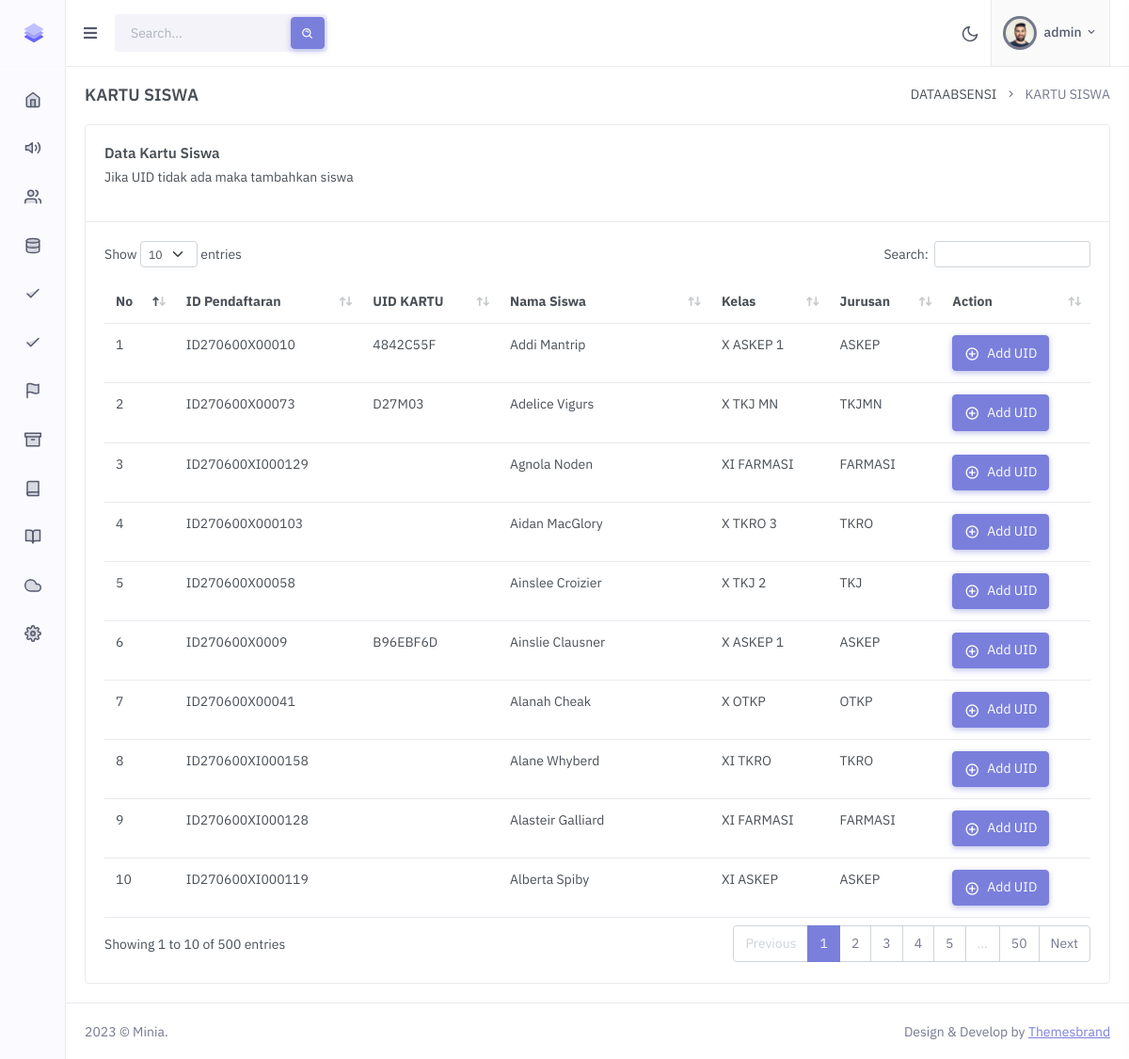
/dataabsensi/kartu-siswa.php (signed in), run on the app's committed database.
### tables this page shows
CREATE TABLE `datasiswa` (
  `id` int(11) NOT NULL,
  `idpendaftaran` text NOT NULL,
  `namasiswa` varchar(60) NOT NULL,
  `nisn` varchar(60) DEFAULT NULL,
  `nis` varchar(60) DEFAULT NULL,
  `idlevel` varchar(60) NOT NULL,
  `idkelas` varchar(60) NOT NULL,
  `idjurusan` varchar(60) DEFAULT NULL,
  `foto` text NOT NULL
);

CREATE TABLE `card` (
  `idpendaftaran` varchar(60) NOT NULL,
  `uid` varchar(60) DEFAULT NULL
);

### config/get.php (called while the page is built, shortened)
<?php
    require_once "../config/db.php";
    $sql = 'SELECT * FROM datasiswa JOIN card ON datasiswa.idpendaftaran=card.idpendaftaran GROUP BY datasiswa.namasiswa ASC';
    $stmt = $db->prepare($sql);
    $stmt->execute();
    $card = $stmt->fetchAll(PDO::FETCH_ASSOC);
?>

### dataabsensi/kartu-siswa.php (the view, shortened to what this page needs)
<?php
    require_once "../layouts/head.php";
?>
<div class="row">
    <div class="col-12">
        <div class="card">
            <div class="card-header">
                <h4 class="card-title">Data Kartu Siswa</h4>
                <p class="card-title-des">Jika UID tidak ada maka tambahkan siswa</p>
            </div>
            <div class="card-body">
                <table id="datatable" class="table table-stripped dt-responsive  nowrap w-100">
                    <thead>
                        <tr>
                            <th>No</th>
                            <th>ID Pendaftaran</th>
                            <th>UID KARTU</th>
                            <th>Nama Siswa</th>
                            <th>Kelas</th>
                            <th>Jurusan</th>
                            <th>Action</th>
                        </tr>
                    </thead>
                    <tbody>
                        <?php $no=1;?>
                        <?php foreach($card as $c):?>
                            <tr>
                                <td><?php echo $no; ?></td>
                                <td><?php echo $c['idpendaftaran']?></td>
                                <td><?php echo $c['uid']?></td>
                                <td><?php echo $c['namasiswa']?></td>
                                <td><?php echo $c['idkelas']?></td>
                                <td><?php echo $c['idjurusan']?></td>
                                <td><a href="add-card?idpendaftaran=<?php echo $c['idpendaftaran'] ?>" class="btn btn-primary"><i class="bx bx-plus-circle font-size-16 align-middle me-2 "></i>Add UID</a></td>
                            </tr>
                        <?php $no++; ?>
                        <?php endforeach;?>
                    </tbody>
                </table>
            </div>
        </div>
    </div>
</div>
<?php
    require_once '../layouts/footer.php';
?>

### data on the page
datasiswa: idpendaftaran.idpendaftaran "ID270600X00010", idpendaftaran.uid "4842C55F", namasiswa "Addi Mantrip", idkelas "X ASKEP 1", idjurusan "ASKEP"
datasiswa: idpendaftaran.idpendaftaran "ID270600X00073", idpendaftaran.uid "D27M03", namasiswa "Adelice Vigurs", idkelas "X TKJ MN", idjurusan "TKJMN"
datasiswa: idpendaftaran.idpendaftaran "ID270600XI000129", namasiswa "Agnola Noden", idkelas "XI FARMASI", idjurusan "FARMASI"
datasiswa: idpendaftaran.idpendaftaran "ID270600X000103", namasiswa "Aidan MacGlory", idkelas "X TKRO 3", idjurusan "TKRO"
datasiswa: idpendaftaran.idpendaftaran "ID270600X00058", namasiswa "Ainslee Croizier", idkelas "X TKJ 2", idjurusan "TKJ"
datasiswa: idpendaftaran.idpendaftaran "ID270600X0009", idpendaftaran.uid "B96EBF6D", namasiswa "Ainslie Clausner", idkelas "X ASKEP 1", idjurusan "ASKEP"
datasiswa: idpendaftaran.idpendaftaran "ID270600X00041", namasiswa "Alanah Cheak", idkelas "X OTKP", idjurusan "OTKP"
datasiswa: idpendaftaran.idpendaftaran "ID270600XI000158", namasiswa "Alane Whyberd", idkelas "XI TKRO", idjurusan "TKRO"
datasiswa: idpendaftaran.idpendaftaran "ID270600XI000128", namasiswa "Alasteir Galliard", idkelas "XI FARMASI", idjurusan "FARMASI"
datasiswa: idpendaftaran.idpendaftaran "ID270600XI000119", namasiswa "Alberta Spiby", idkelas "XI ASKEP", idjurusan "ASKEP"

### other printed values
$_SESSION['nama'] "admin"
$file2 "KARTU SISWA"
$dir "DATAABSENSI"
